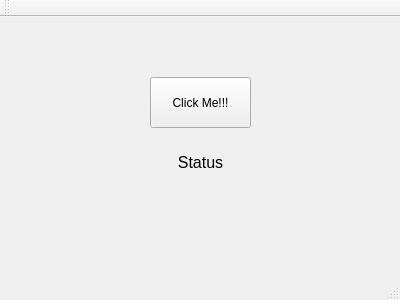
<?xml version="1.0" encoding="UTF-8"?>
<ui version="4.0">
 <class>MainWindow</class>
 <widget class="QMainWindow" name="MainWindow">
  <property name="geometry">
   <rect>
    <x>0</x>
    <y>0</y>
    <width>400</width>
    <height>300</height>
   </rect>
  </property>
  <property name="windowTitle">
   <string>MainWindow</string>
  </property>
  <widget class="QWidget" name="centralWidget">
   <widget class="QPushButton" name="pushButtonCLose">
    <property name="geometry">
     <rect>
      <x>150</x>
      <y>60</y>
      <width>101</width>
      <height>51</height>
     </rect>
    </property>
    <property name="text">
     <string>Click Me!!!</string>
    </property>
   </widget>
   <widget class="QLabel" name="label">
    <property name="geometry">
     <rect>
      <x>150</x>
      <y>130</y>
      <width>101</width>
      <height>31</height>
     </rect>
    </property>
    <property name="font">
     <font>
      <pointsize>12</pointsize>
     </font>
    </property>
    <property name="text">
     <string>Status</string>
    </property>
    <property name="alignment">
     <set>Qt::AlignCenter</set>
    </property>
   </widget>
  </widget>
  <widget class="QMenuBar" name="menuBar">
   <property name="geometry">
    <rect>
     <x>0</x>
     <y>0</y>
     <width>400</width>
     <height>21</height>
    </rect>
   </property>
  </widget>
  <widget class="QToolBar" name="mainToolBar">
   <attribute name="toolBarArea">
    <enum>TopToolBarArea</enum>
   </attribute>
   <attribute name="toolBarBreak">
    <bool>false</bool>
   </attribute>
  </widget>
  <widget class="QStatusBar" name="statusBar"/>
 </widget>
 <layoutdefault spacing="6" margin="11"/>
 <resources/>
 <connections/>
</ui>
